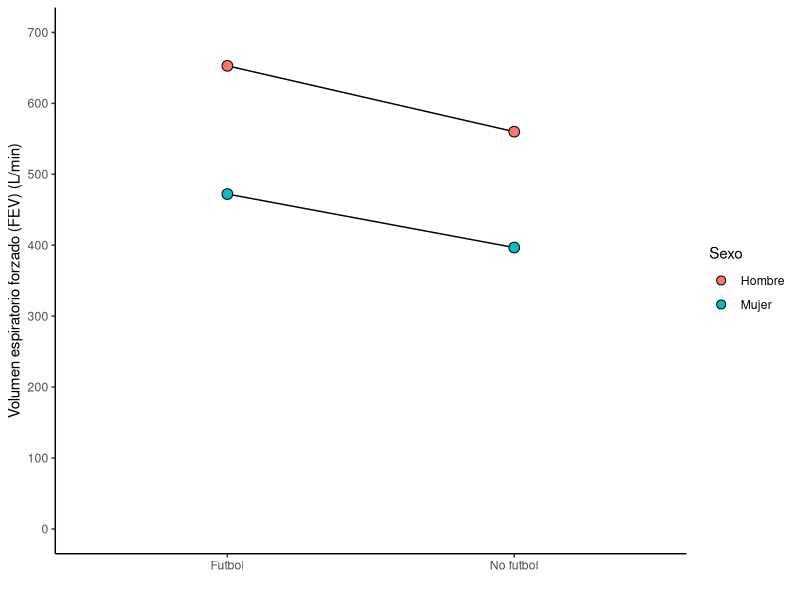

Generate this figure with R:
## ---- chunk 1
library(kableExtra)
library(knitr)
library(tidyverse)
knitr::opts_chunk$set(echo = TRUE)
options(knitr.kable.NA = "")
## ---- chunk 2
info <- c("Media", "SD", "n")
var1 <- c(38.7, 16.1, 15)
var2 <- c(35.7, 13.4, 11)
var3 <- c(42.5, 12.8, 10)
Ej1 <- data.frame(info, var1, var2, var3)
kbl(Ej1, booktabs = T, col.names = c("", "Programa de ejercicio", "Corredores", "Sedentarios"), caption = "Concentración de HBE (pg/ml)") %>% kable_styling(latex_options = c("hold_position"))
## ---- chunk 3
var2.1 <- c(396, 14)
var2.2 <- c(472, 17)
var2.3 <- c(560, 20)
var2.4 <- c(653, 24)
info <- c("Media", "SD")
Ej2 <- data.frame(info, var2.1, var2.2, var2.3, var2.4)
kbl(Ej2, booktabs = T, col.names = c("", "Mujer, no fútbol", "Mujer, fútbol", "Hombre, no fútbol", "Hombre, fútbol"), caption = "Media de FEV en L/min") %>% kable_styling(latex_options = c("hold_position"))
## ---- chunk 4
set.seed(2023) # Creamos una semilla para trabajar siempre con los mismos números aleatorios.
programa <- rnorm(n = 15, mean = 38.7, sd = 16.1)
corredor <- rnorm(n = 11, mean = 35.7, sd = 13.4)
sedentario <- rnorm(n = 10, mean = 42.5, sd = 12.8)
ej1 <- data.frame(HBE = c(programa, corredor, sedentario),
                    Grupo = factor(rep(c("Programa", "Corredor", "Sedentario"),
                                       times = c(length(programa),
                                                 length(corredor),
                                                 length(sedentario)))))
## ---- chunk 5
ANOVA.ej1 <- aov(HBE ~ Grupo, ej1)
ANOVA.ej1
## ---- chunk 6
summary(ANOVA.ej1)
## ---- chunk 7
mujer.nof <- rnorm(n = 14, mean = 396)
mujer.f <- rnorm(n = 17, mean = 472)
hombre.nof <- rnorm(n = 20, mean = 560)
hombre.f <- rnorm(n = 24, mean = 653)
ej2 <- data.frame(FEV = c(mujer.nof, mujer.f, hombre.nof, hombre.f),
                  Sexo = factor(c(rep("Mujer", length(mujer.nof)),
                                  rep(("Mujer"), length(mujer.f)),
                               rep("Hombre", length(hombre.nof)),
                               rep(("Hombre"), length(hombre.f)))),
                  Condicion = factor(c(rep("No futbol", length(mujer.nof)),
                                       rep(("Futbol"), length(mujer.f)), 
                                    rep(("No futbol"), length(hombre.nof)),
                                    rep(("Futbol"), length(hombre.f)))))
## ---- chunk 8
ANOVA.ej2 <- aov(FEV ~ Sexo + Condicion, ej2)
ANOVA.ej2
## ---- chunk 9
summary(ANOVA.ej2)
## ---- chunk 10
library(ggplot2)
library(dplyr)
## ---- chunk 11
ej2.grafico <- ej2 %>% group_by(Sexo, Condicion) %>% summarise(media = mean(FEV))
ej2.grafico$Condicion <- factor(ej2.grafico$Condicion, levels = c("Futbol", "No futbol"))
## ---- chunk 12
ggplot(ej2.grafico, aes(x = Condicion, y = media, fill = Sexo)) +
  geom_line(aes(group = Sexo)) +
  geom_dotplot(binaxis = "y", stackdir = "center", binwidth = 15) +
  scale_y_continuous(limits = c(0,700), breaks = seq(0, 700, by = 100)) +
  labs(x = "", y = "Volumen espiratorio forzado (FEV) (L/min)") +
  theme_classic()
